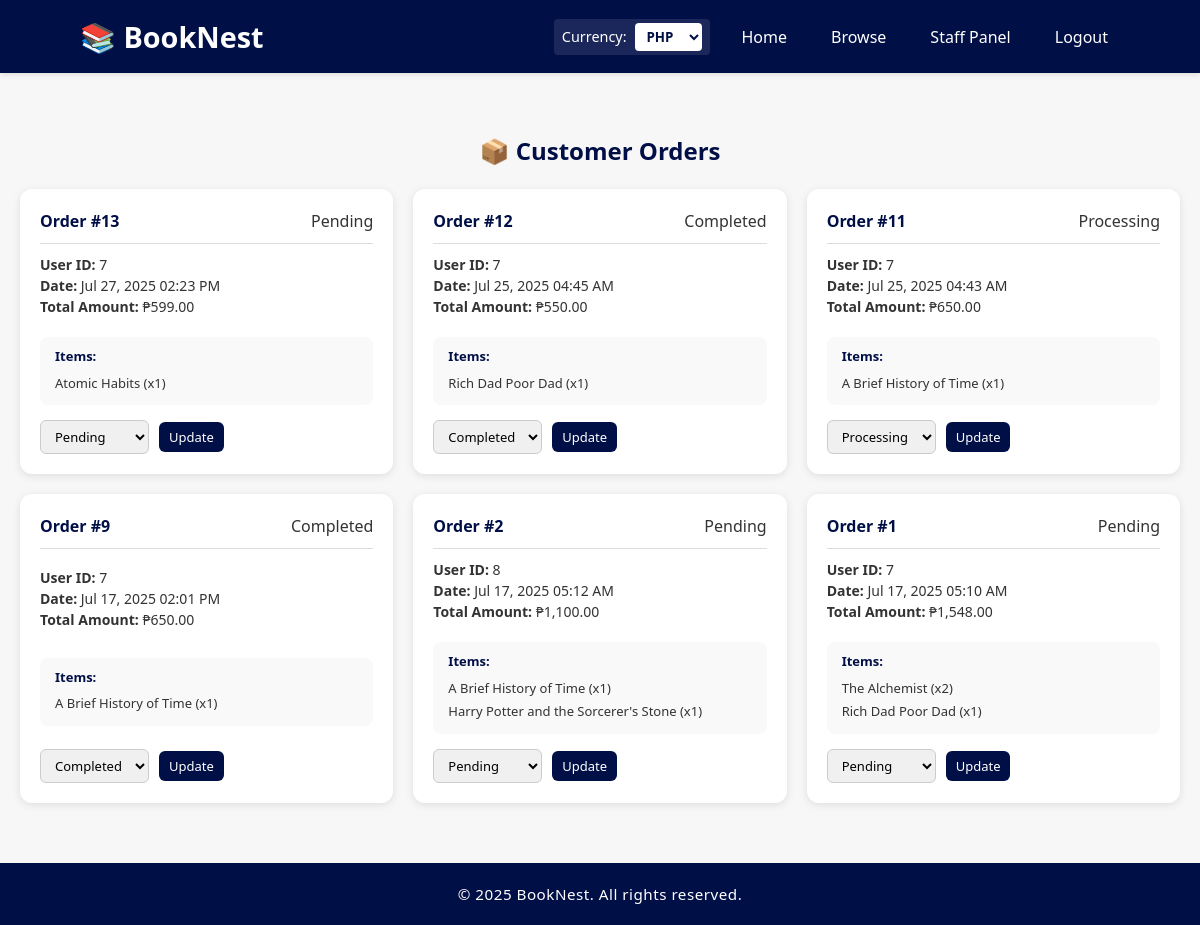
/staff-orders.php (signed in), run on an earlier commit of the app's database.
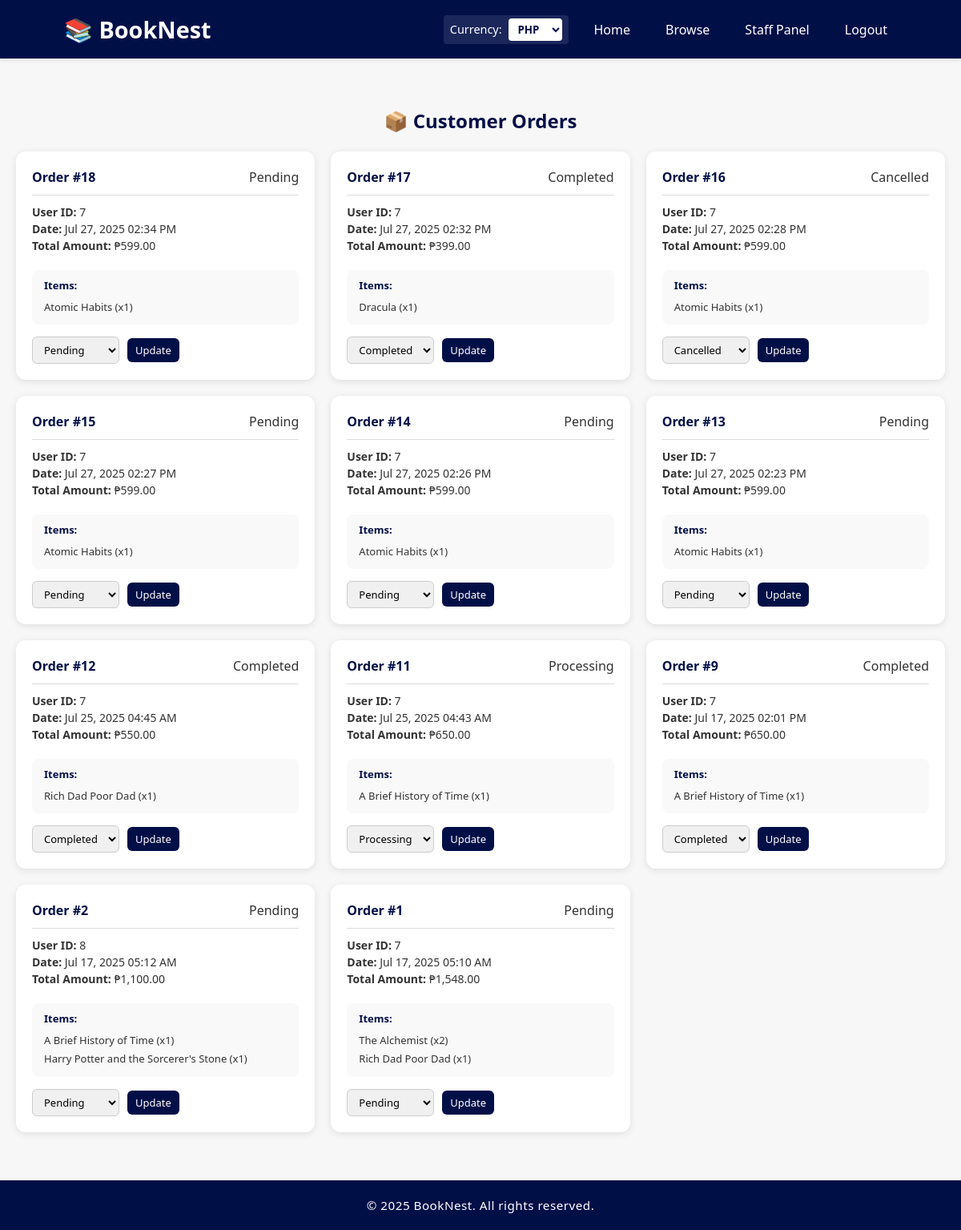
And on a later commit of the database.
### tables this page shows
CREATE TABLE `orders` (
  `order_id` int(11) NOT NULL,
  `user_id` int(11) DEFAULT NULL,
  `order_date` timestamp NOT NULL DEFAULT current_timestamp(),
  `status` enum('pending','processing','shipped','completed','cancelled') DEFAULT 'pending',
  `total_amount` decimal(10,2) DEFAULT 0.00
);

CREATE TABLE `order_items` (
  `item_id` int(11) NOT NULL,
  `order_id` int(11) DEFAULT NULL,
  `book_id` int(11) DEFAULT NULL,
  `quantity` int(11) DEFAULT NULL,
  `subtotal` decimal(10,2) NOT NULL
);

CREATE TABLE `books` (
  `book_id` int(11) NOT NULL,
  `title` varchar(255) NOT NULL,
  `author` varchar(255) DEFAULT NULL,
  `price` decimal(10,2) NOT NULL,
  `stock` int(11) DEFAULT 0,
  `category_id` int(11) DEFAULT NULL,
  `is_featured` tinyint(1) DEFAULT 0,
  `is_digital` tinyint(1) DEFAULT 0
);

### staff-orders.php (the view, shortened to what this page needs)
<?php
include 'includes/header.php';
$result = $conn->query("
    SELECT o.order_id, o.user_id, o.status, o.order_date,
           IFNULL(SUM(b.price * oi.quantity), 0) AS total_amount
    FROM orders o
    LEFT JOIN order_items oi ON o.order_id = oi.order_id
    LEFT JOIN books b ON oi.book_id = b.book_id
    GROUP BY o.order_id
    ORDER BY o.order_date DESC
");
?>
<div class="container">
    <h2>📦 Customer Orders</h2>
    <div class="orders-container">
        <?php while ($row = $result->fetch_assoc()): ?>
            <div class="order-card">
                <div class="order-header">
                    <h3>Order #<?php echo $row['order_id']; ?></h3>
                    <span><?php echo ucfirst($row['status']); ?></span>
                </div>
                <div class="order-details">
                    <p><strong>User ID:</strong> <?php echo $row['user_id']; ?></p>
                    <p><strong>Date:</strong> <?php echo date("M d, Y h:i A", strtotime($row['order_date'])); ?></p>
                    <p><strong>Total Amount:</strong> ₱<?php echo number_format($row['total_amount'], 2); ?></p>
                </div>
                <div class="items-list">
                    <strong>Items:</strong>
                    <?php
                    $items_result = $conn->prepare("
                        SELECT b.title, oi.quantity
                        FROM order_items oi
                        JOIN books b ON oi.book_id = b.book_id
                        WHERE oi.order_id = ?
                    ");
                    $items_result->bind_param("i", $row['order_id']);
                    $items_result->execute();
                    $items = $items_result->get_result();
                    if ($items->num_rows > 0) {
                        while ($item = $items->fetch_assoc()) {
                            echo "<p>" . htmlspecialchars($item['title']) . " (x" . $item['quantity'] . ")</p>";
                        }
                    } else {
                        echo "<p>No items found.</p>";
                    }
                    ?>
                </div>
                <form method="post" class="status-update">
                    <select name="status">
                        <option value="pending" <?php if ($row['status'] == 'pending') echo 'selected'; ?>>Pending</option>
                        <option value="processing" <?php if ($row['status'] == 'processing') echo 'selected'; ?>>Processing</option>
                        <option value="completed" <?php if ($row['status'] == 'completed') echo 'selected'; ?>>Completed</option>
                        <option value="cancelled" <?php if ($row['status'] == 'cancelled') echo 'selected'; ?>>Cancelled</option>
                    </select>
                    <button type="submit" name="update_status">Update</button>
                </form>
            </div>
        <?php endwhile; ?>
    </div>
</div>
<?php include 'includes/footer.php'; ?>

What changed in the data, as far as the page shows it:
added orders: order_id "18", status "Pending", user "7", order_date "Jul 27, 2025 02:34 PM", total_amount "599.00"
added order_items: book.title "Atomic Habits", quantity "1", shown under "18"
added orders: order_id "17", status "Completed", user "7", order_date "Jul 27, 2025 02:32 PM", total_amount "399.00"
added order_items: book.title "Dracula", quantity "1", shown under "17"
added orders: order_id "16", status "Cancelled", user "7", order_date "Jul 27, 2025 02:28 PM", total_amount "599.00"
added order_items: book.title "Atomic Habits", quantity "1", shown under "16"
added orders: order_id "15", status "Pending", user "7", order_date "Jul 27, 2025 02:27 PM", total_amount "599.00"
added order_items: book.title "Atomic Habits", quantity "1", shown under "15"
added orders: order_id "14", status "Pending", user "7", order_date "Jul 27, 2025 02:26 PM", total_amount "599.00"
added order_items: book.title "Atomic Habits", quantity "1", shown under "14"
